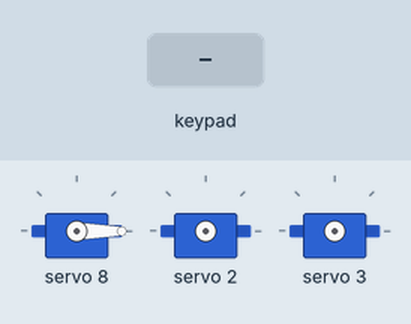
Bench run of a sketch on a simulated Arduino Uno, built with avr-gcc and run on an emulated ATmega328P. Parts: 3 × servo. The test bench sets the inputs (shaded band).

Above: at 1.2 s.
1.3 s: key 'X' pressed
At 2.0 s:
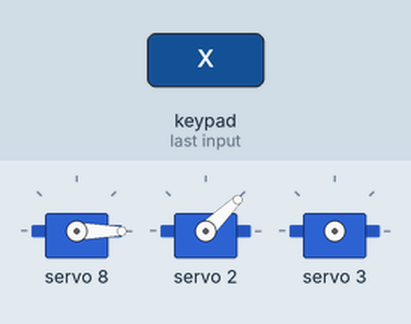
3.0 s: key 'O' pressed
4.5 s: key 'S' pressed
At 5.1 s:
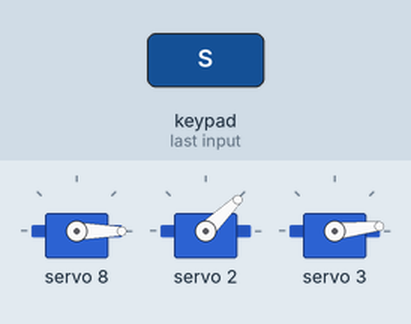
6.0 s: key 'T' pressed
At 7.1 s:
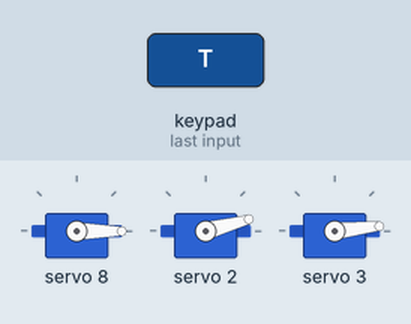
7.7 s: key 'O' pressed
At 9.2 s:
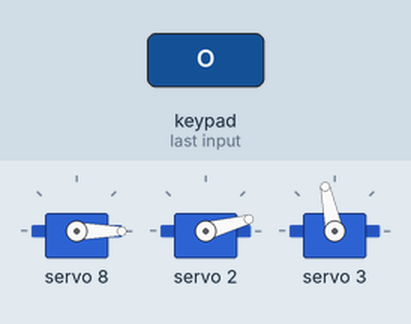
Timing chart, 0 to 10.2 s (numbered marks = the images above; inputs shaded):
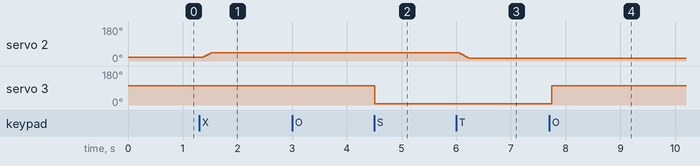

Measured:
- after the input at 1.3 s, servo 2: 21° → 44° after 0.09 s
- after the input at 4.5 s, servo 3: 102° → 6° at once
- after the input at 6.0 s, servo 2: 44° → 15° after 0.07 s
- after the input at 7.7 s, servo 3: 6° → 102° after 0.05 s

The sketch:

Project1.ino
```cpp
#include <stdio.h>
#include <Wire.h>
#include <Adafruit_PWMServoDriver.h>
#include <PS2X_lib.h>

#define PS2_DAT 12 // MISO  19
#define PS2_CMD 13 // MOSI  23
#define PS2_SEL 15 // SS     5
#define PS2_CLK 14 // SLK   18

#define normsp 2048
#define topsp 4095

#define C2 2
#define C3 3
#define C4 4
#define C5 5
#define C6 6
#define C7 7
#define C8 8
#define C9 9
#define C10 10
#define C11 11
#define C12 12
#define C13 13
#define C14 14
#define C15 15

#define rn 0
#define ln 0

PS2X ps2x;
Adafruit_PWMServoDriver pwm = Adafruit_PWMServoDriver();

void setPWMMotors(int c8, int c9, int c10, int c11, int c12, int c13, int c14, int c15)
{
  pwm.setPWM(C8, 0, c8);
  pwm.setPWM(C9, 0, c9);
  pwm.setPWM(C10, 0, c10);
  pwm.setPWM(C11, 0, c11);
  pwm.setPWM(C12, 0, c12);
  pwm.setPWM(C13, 0, c13);
  pwm.setPWM(C14, 0, c14);
  pwm.setPWM(C15, 0, c15);
}

void setup() {
  Serial.begin(115200);

  Wire.begin();
  pwm.begin();

  pwm.setOscillatorFrequency(27000000);
  pwm.setPWMFreq(50);
  Wire.setClock(400000);
  delay(10);
  setPWMMotors(0, 0, 0, 0, 0, 0, 0, 0);

  int err = -1;
  while (err != 0)
  {
    err = ps2x.config_gamepad(PS2_CLK, PS2_CMD, PS2_SEL, PS2_DAT, true, true);
  }
}

bool PS2control()
{
  int speed = normsp;
  if (ps2x.Button(PSB_R2))
  {
    speed = topsp;
  }

  int c8 = 0, c9 = 0, c10 = 0, c11 = 0, c12 = 0, c13 = 0, c14 = 0, c15 = 0;

  int joyx = 127 - ps2x.Analog(PSS_RX);
  int joyy = 128 - ps2x.Analog(PSS_LY);

  if (joyx == 0 && joyy > 0)
  {
    c8 = joyy;
    c8 = map(c8, 0, 128, 0, speed);
    c10 = c8;
  }

  if (joyx == 0 && joyy < 0)
  {
    c9 = abs(joyy) + 1;
    c9 = map(c9, 0, 128, 0, speed);
    c11 = c9;
  }

  if (joyx > 0 && joyy == 0)
  {
    c10 = joyx + 1;
    c10 = map(c10, 0, 128, 0, speed);
  }

  if (joyx < 0 && joyy == 0)
  {
    c8 = abs(joyx);
    c8 = map(c8, 0, 128, 0, speed);
  }

  if (ps2x.ButtonPressed(PSB_CROSS))
  {
    for (uint16_t pulselen = 700; pulselen <= 1000; pulselen++)
      {
        pwm.writeMicroseconds(C2, pulselen);
      }
    delay(500);
  }

  if (ps2x.ButtonPressed(PSB_TRIANGLE)) //  Trả về giá trị TRUE khi nút được ấn (từ tắt sang bật)
    {
      for (uint16_t pulselen = 1000; pulselen > 700; pulselen--)
      {
        pwm.writeMicroseconds(C2, pulselen);
      }
      delay(500);
    }

    if (ps2x.ButtonPressed(PSB_R1)) //  Trả về giá trị TRUE khi nút được ấn (từ tắt sang bật)
    {
      for (uint16_t pulselen = 150; pulselen < 600; pulselen++)
      {
        pwm.setPWM(C3, 0, pulselen);
      }
      delay(500);
    }


    if (ps2x.ButtonPressed(PSB_SQUARE))
    {
      for (uint16_t pulselen = 600; pulselen <= 601; pulselen++)
      {
        pwm.writeMicroseconds(C3, pulselen);
      }
      delay(500);
    }

   /* if (ps2x.ButtonPressed(PSB_CIRCLE))
    {
      for (uint16_t pulselen = 2400; pulselen >= 1800; pulselen--)
      {
        pwm.writeMicroseconds(C3, pulselen);
      }
      delay(500);
    }
    */
  bool quay1 = ln;
  if (ps2x.Button(PSB_CIRCLE))
  {
    quay1 =! quay1;
  }
  int angle4 = quay1 ? 1600 : 0;
  pwm.writeMicroseconds(C3, angle4);

  setPWMMotors(c8, c9, c10, c11, c12, c13, c14, c15);
  return 1;
}

void loop() {
  ps2x.read_gamepad(0, 0);
  PS2control();

  delay(50);
}
```
